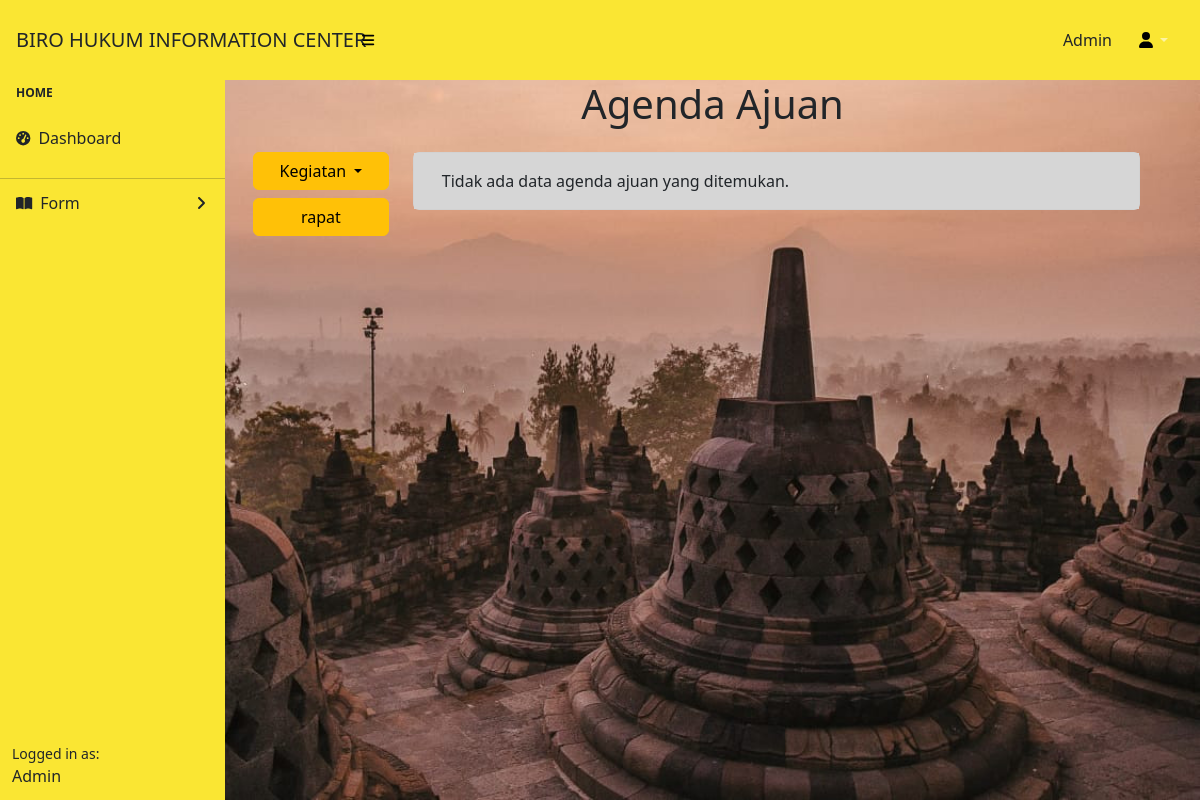
The page /features/agendaA.php on the database as committed earlier.
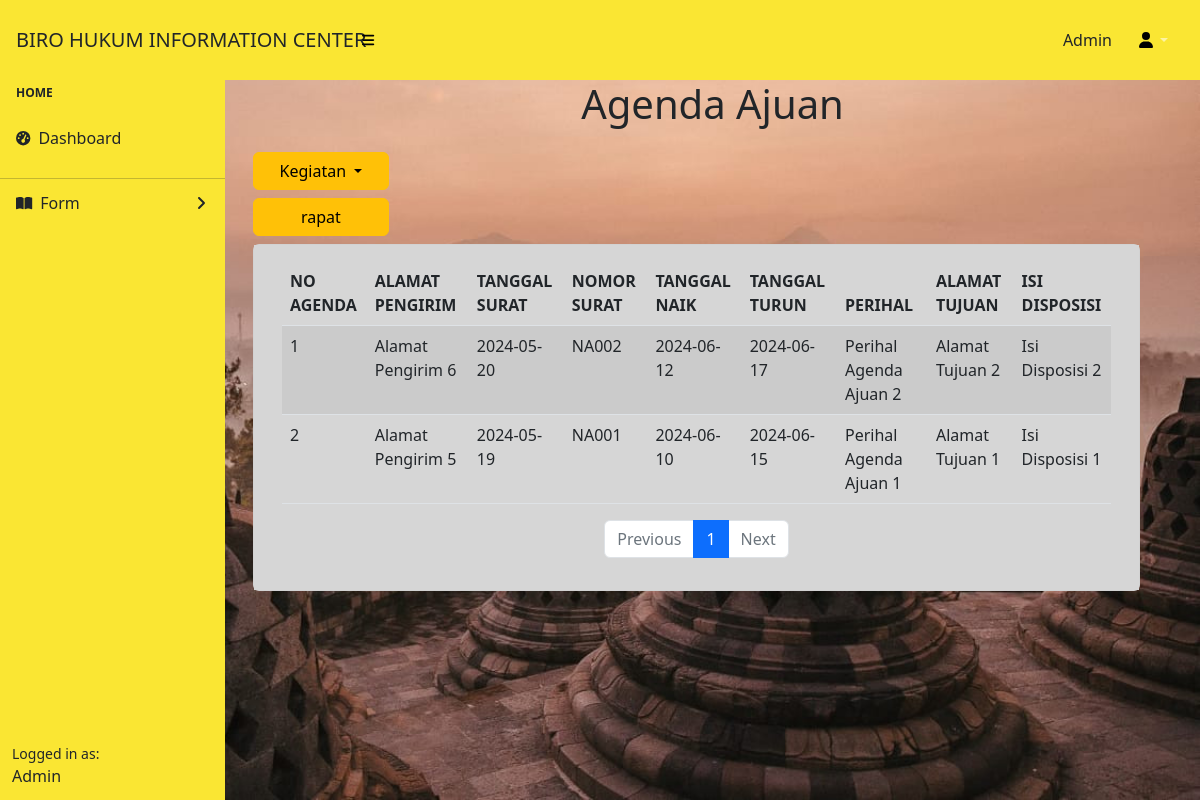
The same page on the database as committed later.
### tables this page shows
CREATE TABLE `agenda_ajuan` (
  `no_id` int(11) NOT NULL,
  `alamat_pengirim` varchar(255) DEFAULT NULL,
  `tanggal_surat` date DEFAULT NULL,
  `nomor_surat` varchar(50) DEFAULT NULL,
  `tanggal_naik` date DEFAULT NULL,
  `tanggal_turun` date DEFAULT NULL,
  `perihal` varchar(255) DEFAULT NULL,
  `alamat_tujuan` varchar(255) DEFAULT NULL,
  `isi_disposisi` text DEFAULT NULL
);

### features/dom/tbl-agendaA.php (the view)
<?php
include 'koneksi.php';
$items_per_page = 5;
$page = isset($_GET['page']) ? (int)$_GET['page'] : 1;
$offset = ($page - 1) * $items_per_page;
$query = "SELECT no_id, alamat_pengirim, tanggal_surat, nomor_surat, tanggal_naik, tanggal_turun, perihal, alamat_tujuan, isi_disposisi
          FROM agenda_ajuan
          ORDER BY tanggal_surat DESC
          LIMIT $items_per_page OFFSET $offset";
$hasil = mysqli_query($koneksi, $query);
$total_query = "SELECT COUNT(*) AS total FROM agenda_ajuan";
$total_result = mysqli_query($koneksi, $total_query);
$total_row = mysqli_fetch_assoc($total_result);
$total_items = $total_row['total'];
$total_pages = ceil($total_items / $items_per_page);
echo '<div class="container">';
if ($hasil && mysqli_num_rows($hasil) > 0) {
    echo '<table class="table table-striped">';
    echo '<thead>';
    echo '  <tr>';
    echo '    <th>NO AGENDA</th>';
    echo '    <th>ALAMAT PENGIRIM</th>';
    echo '    <th>TANGGAL SURAT</th>';
    echo '    <th>NOMOR SURAT</th>';
    echo '    <th>TANGGAL NAIK</th>';
    echo '    <th>TANGGAL TURUN</th>';
    echo '    <th>PERIHAL</th>';
    echo '    <th>ALAMAT TUJUAN</th>';
    echo '    <th>ISI DISPOSISI</th>';
    echo '  </tr>';
    echo '</thead>';
    echo '<tbody>';
    $no_agenda = $offset + 1;
    while ($row = mysqli_fetch_assoc($hasil)) {
        echo '<tr>';
        echo "  <td>{$no_agenda}</td>";
        echo "  <td>{$row['alamat_pengirim']}</td>";
        echo "  <td>{$row['tanggal_surat']}</td>";
        echo "  <td>{$row['nomor_surat']}</td>";
        echo "  <td>{$row['tanggal_naik']}</td>";
        echo "  <td>{$row['tanggal_turun']}</td>";
        echo "  <td>{$row['perihal']}</td>";
        echo "  <td>{$row['alamat_tujuan']}</td>";
        echo "  <td>{$row['isi_disposisi']}</td>";
        echo '</tr>';
        $no_agenda++;
    }
    echo '</tbody>';
    echo '</table>';
    echo '<nav aria-label="Page navigation">';
    echo '  <ul class="pagination d-flex justify-content-center">';
    if ($page > 1) {
        $previous_page = $page - 1;
        echo "    <li class='page-item'><a class='page-link' href='tbl-agendaA.php?page=$previous_page'>Previous</a></li>";
    } else {
        echo "    <li class='page-item disabled'><a class='page-link'>Previous</a></li>";
    }
    for ($i = 1; $i <= $total_pages; $i++) {
        $active = ($i === $page) ? 'active' : '';
        echo "    <li class='page-item $active'><a class='page-link' href='tbl-agendaA.php?page=$i'>$i</a></li>";
    }
    if ($page < $total_pages) {
        $next_page = $page + 1;
        echo "    <li class='page-item'><a class='page-link' href='tbl-agendaA.php?page=$next_page'>Next</a></li>";
    } else {
        echo "    <li class='page-item disabled'><a class='page-link'>Next</a></li>";
    }
    echo '  </ul>';
    echo '</nav>';
} else {
    echo "Tidak ada data agenda ajuan yang ditemukan.";
}
echo '</div>';

Rows that differ between the two databases and show on the page:
added agenda_ajuan: alamat_pengirim "Alamat Pengirim 6", tanggal_surat "2024-05-20", nomor_surat "NA002", tanggal_naik "2024-06-12", tanggal_turun "2024-06-17", perihal "Perihal Agenda Ajuan 2", alamat_tujuan "Alamat Tujuan 2", isi_disposisi "Isi Disposisi 2"
added agenda_ajuan: alamat_pengirim "Alamat Pengirim 5", tanggal_surat "2024-05-19", nomor_surat "NA001", tanggal_naik "2024-06-10", tanggal_turun "2024-06-15", perihal "Perihal Agenda Ajuan 1", alamat_tujuan "Alamat Tujuan 1", isi_disposisi "Isi Disposisi 1"
Other text that changed with them:
text no longer shown: "Tidak ada data agenda ajuan yang ditemukan."
text now shown: "NO AGENDA ALAMAT PENGIRIM TANGGAL SURAT NOMOR SURAT TANGGAL NAIK TANGGAL TURUN PERIHAL ALAMAT TUJUAN ISI DISPOSISI Previous Next"
new list line: "1"
